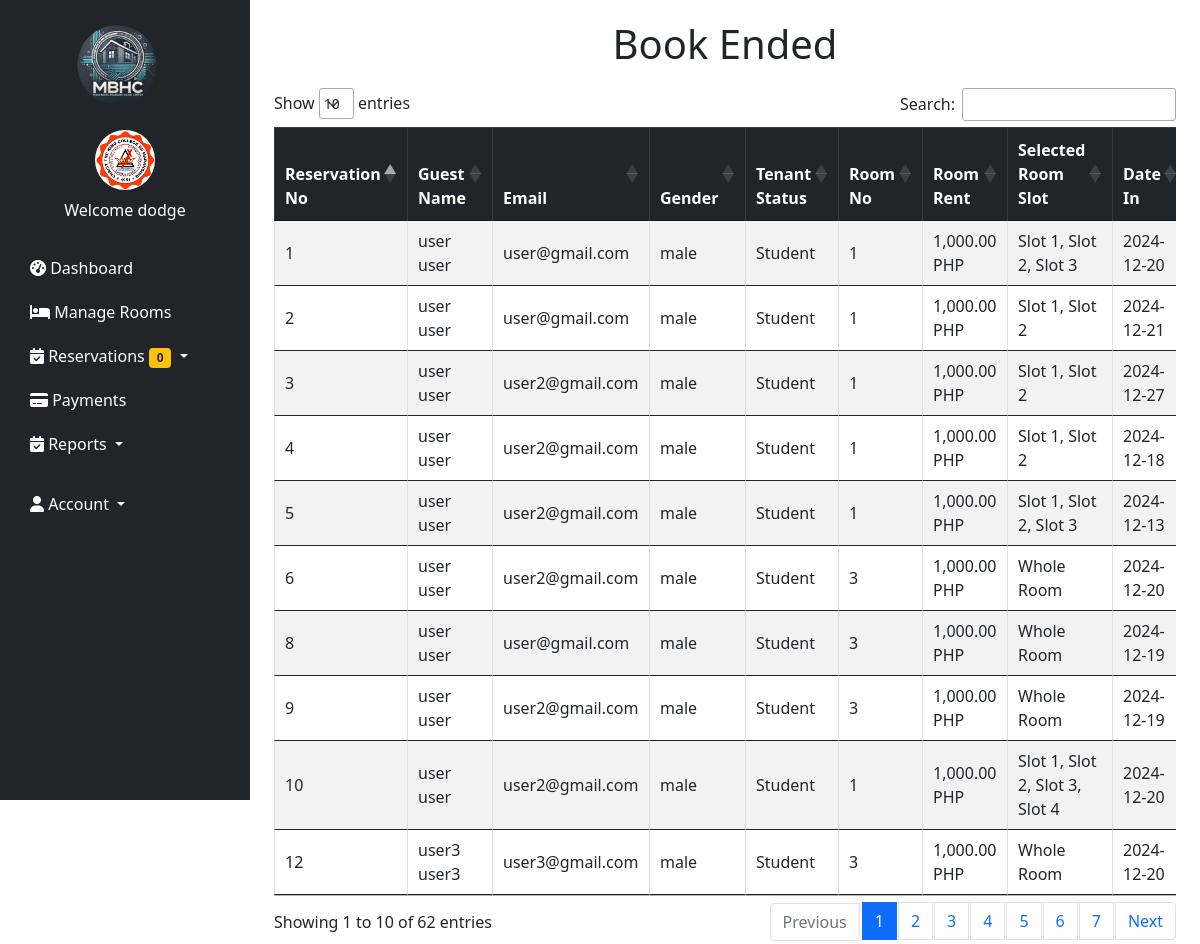
The app's page /ended.php (signed in) with its own data.
### tables this page shows
CREATE TABLE `users` (
  `id` int(11) NOT NULL,
  `image` varchar(255) NOT NULL,
  `fname` varchar(50) NOT NULL,
  `lname` varchar(50) NOT NULL,
  `gender` varchar(255) NOT NULL,
  `tenant_status` varchar(255) NOT NULL,
  `school` varchar(255) NOT NULL,
  `uname` varchar(50) NOT NULL,
  `pass` varchar(50) NOT NULL,
  `role` varchar(50) NOT NULL,
  `hname` varchar(255) NOT NULL
);

CREATE TABLE `reservation` (
  `id` int(255) NOT NULL,
  `image` varchar(255) NOT NULL,
  `fname` varchar(255) NOT NULL,
  `lname` varchar(255) NOT NULL,
  `email` varchar(255) NOT NULL,
  `gender` varchar(255) NOT NULL,
  `date_in` date DEFAULT NULL,
  `date_out` date DEFAULT NULL,
  `tenant_status` varchar(255) NOT NULL,
  `school` varchar(255) NOT NULL,
  `addons` varchar(255) NOT NULL,
  `room_no` int(255) NOT NULL,
  `capacity` int(255) NOT NULL,
  `room_slot` varchar(255) NOT NULL,
  `current_tenant` int(255) NOT NULL,
  `amenities` varchar(255) NOT NULL,
  `tenant_type` varchar(255) NOT NULL,
  `room_floor` varchar(255) NOT NULL,
  `price` int(255) NOT NULL,
  `slot_price` int(255) NOT NULL,
  `status` varchar(255) NOT NULL,
  `payment` int(255) NOT NULL,
  `pay_stat` varchar(255) NOT NULL,
  `pay_date` datetime DEFAULT NULL,
  `res_stat` varchar(255) NOT NULL,
  `res_duration` varchar(255) NOT NULL,
  `res_reason` varchar(255) NOT NULL,
  `hname` varchar(255) NOT NULL,
  `owner` varchar(255) NOT NULL
);

### ended.php (the view, shortened to what this page needs)
<!DOCTYPE html>
<html lang="en">
<head>
    <link href="https://cdn.jsdelivr.net/npm/bootstrap@5.3.0/dist/css/bootstrap.min.css" rel="stylesheet">
    <link rel="stylesheet" href="https://cdn.datatables.net/1.13.5/css/jquery.dataTables.min.css">
    <link rel="stylesheet" href="https://cdn.datatables.net/1.13.5/css/dataTables.bootstrap5.min.css">
</head>
<body>
    <?php include 'navigationbar.php'; ?>
    <div class="container">
        <h1 class="text-center">Book Ended</h1>
        <div class="table-responsive">
            <?php
            if (!empty($_SESSION) && $_SESSION['role'] == 'landlord') {
                $hname = $_SESSION['hname'];
                $query = "SELECT * FROM reservation WHERE hname = '$hname' AND res_stat = 'Ended' ORDER BY id DESC";
                $result = mysqli_query($conn, $query);
            ?>
            <table id="reservationsTable" class="table table-striped table-bordered">
                <thead class="table-dark">
                    <tr>
                        <th>Reservation No</th>
                        <th>Guest Name</th>
                        <th>Email</th>
                        <th>Gender</th>
                        <th>Tenant Status</th>
                        <th>Room No</th>
                        <th>Room Rent</th>
                        <th>Selected Room Slot</th>
                        <th>Date In</th>
                    </tr>
                </thead>
                <tbody>
                    <?php while ($fetch = mysqli_fetch_assoc($result)) { ?>
                    <tr>
                        <td><?php echo $fetch['id']; ?></td>
                        <td><?php echo $fetch['fname'] . ' ' . $fetch['lname']; ?></td>
                        <td><?php echo $fetch['email']; ?></td>
                        <td><?php echo $fetch['gender']; ?></td>
                        <td><?php echo $fetch['tenant_status']; ?></td>
                        <td><?php echo $fetch['room_no']; ?></td>
                        <td><?php echo number_format($fetch['price'], 2); ?> PHP</td>
                        <td><?php echo $fetch['room_slot']; ?></td>
                        <td><?php echo $fetch['date_in']; ?></td>
                    </tr>
                    <?php } ?>
                </tbody>
            </table>
            <?php } ?>
        </div>
    </div>
</body>
</html>

### navigationbar.php (shortened to what this page needs)
<?php
require 'php/connection.php';
?>
<?php
        if(!empty($_SESSION['uname'])){
            $uname = $_SESSION['uname'];
            $query = "select * from users where uname = '$uname'";
            $result = mysqli_query($conn, $query);
            $fetch = mysqli_fetch_assoc($result);
        }
        $hname = $_SESSION['hname'];
        $query = "SELECT COUNT(*) AS new_reservations FROM reservation WHERE hname = '$hname' AND res_stat = 'Pending'";
        $result = mysqli_query($conn, $query);
        $row = mysqli_fetch_assoc($result);
        $newReservations = $row['new_reservations'];
    ?>
<!DOCTYPE html>
<html lang="en">
<head>
    <link href="https://cdn.jsdelivr.net/npm/bootstrap@5.0.2/dist/css/bootstrap.min.css" rel="stylesheet">
    <link href="https://cdnjs.cloudflare.com/ajax/libs/font-awesome/6.0.0-beta3/css/all.min.css" rel="stylesheet">
</head>
<body>
    <nav class="sidebar bg-dark">
        <div class="navbar-brand text-center">
            <img src="/bhrm-main/images/0.png" alt="Logo">
        </div>
        <ul class="nav flex-column">
            <li class="nav-item text-center mb-4">
                <img class="rounded-circle mb-2" src="/bhrm-main/<?php echo $fetch['image'] ?? 'default.png'; ?>" alt="Profile" width="60" height="60">
                <span class="d-block text-white">Welcome <?php echo $fetch['fname'] ?? 'Guest'; ?></span>
            </li>
            <li class="nav-item">
                <a class="nav-link" href="/bhrm-main/dashboard.php">
                    <i class="fas fa-tachometer-alt"></i> Dashboard
                </a>
            </li>
            <li class="nav-item">
                <a class="nav-link" href="/bhrm-main/manageroom.php">
                    <i class="fas fa-bed"></i> Manage Rooms
                </a>
            </li>
            <li class="nav-item dropdown">
                <a class="nav-link dropdown-toggle" href="#" id="reservationMenu" role="button" data-bs-toggle="dropdown" aria-expanded="false">
                    <i class="fas fa-calendar-check"></i> Reservations <span class="badge bg-warning text-dark"><?php echo $newReservations; ?></span>
                </a>
            </li>
            <li class="nav-item">
                <a class="nav-link" href="/bhrm-main/payment.php">
                    <i class="fas fa-credit-card"></i> Payments
                </a>
            </li>
            <li class="nav-item dropdown">
                <a class="nav-link dropdown-toggle" href="#" id="reservationMenu" role="button" data-bs-toggle="dropdown" aria-expanded="false">
                    <i class="fas fa-calendar-check"></i> Reports
                </a>
            </li>
            <li class="nav-item dropdown mt-3">
                <a class="nav-link text-white dropdown-toggle" href="#" id="userMenu" role="button" data-bs-toggle="dropdown">
                    <i class="fas fa-user"></i> Account
                </a>
            </li>
        </ul>
    </nav>
</body>
</html>

### ended.php (style rules this page uses)
body { background-color: #f8f9fa; }
.container { margin-top: 20px; }
.table-responsive { margin-top: 20px; }
.dataTable thead { background-color: #212529; color: white; }

### navigationbar.php (style rules this page uses)
body { margin-left: 250px; transition: margin-left 0.3s ease; background-color: white; }
.sidebar { position: fixed; top: 0; left: 0; height: 100vh; width: 250px; background-color: #343a40; padding: 20px 15px; z-index: 1000; overflow-y: auto; transition: all 0.3s ease; }
.sidebar .navbar-brand img { width: 80px; height: 80px; border-radius: 50%; margin-bottom: 20px; }
.sidebar .nav-link { color: white; display: block; font-size: 16px; padding: 10px 15px; border-radius: 5px; transition: all 0.3s ease; }

### records on screen
users: image (picture), fname "dodge"
reservation: id "12", fname "user3", lname "user3", email "user3@gmail.com", gender "male", tenant_status "Student", room_no "3", price "1,000.00", room_slot "Whole Room", date_in "2024-12-20"
reservation: id "10", fname "user", lname "user", email "user2@gmail.com", gender "male", tenant_status "Student", room_no "1", price "1,000.00", room_slot "Slot 1, Slot 2, Slot 3, Slot 4", date_in "2024-12-20"
reservation: id "9", fname "user", lname "user", email "user2@gmail.com", gender "male", tenant_status "Student", room_no "3", price "1,000.00", room_slot "Whole Room", date_in "2024-12-19"
reservation: id "8", fname "user", lname "user", email "user@gmail.com", gender "male", tenant_status "Student", room_no "3", price "1,000.00", room_slot "Whole Room", date_in "2024-12-19"
reservation: id "6", fname "user", lname "user", email "user2@gmail.com", gender "male", tenant_status "Student", room_no "3", price "1,000.00", room_slot "Whole Room", date_in "2024-12-20"
reservation: id "5", fname "user", lname "user", email "user2@gmail.com", gender "male", tenant_status "Student", room_no "1", price "1,000.00", room_slot "Slot 1, Slot 2, Slot 3", date_in "2024-12-13"
reservation: id "4", fname "user", lname "user", email "user2@gmail.com", gender "male", tenant_status "Student", room_no "1", price "1,000.00", room_slot "Slot 1, Slot 2", date_in "2024-12-18"
reservation: id "3", fname "user", lname "user", email "user2@gmail.com", gender "male", tenant_status "Student", room_no "1", price "1,000.00", room_slot "Slot 1, Slot 2", date_in "2024-12-27"
reservation: id "2", fname "user", lname "user", email "user@gmail.com", gender "male", tenant_status "Student", room_no "1", price "1,000.00", room_slot "Slot 1, Slot 2", date_in "2024-12-21"
reservation: id "1", fname "user", lname "user", email "user@gmail.com", gender "male", tenant_status "Student", room_no "1", price "1,000.00", room_slot "Slot 1, Slot 2, Slot 3", date_in "2024-12-20"

### other values on screen
$newReservations "0"
